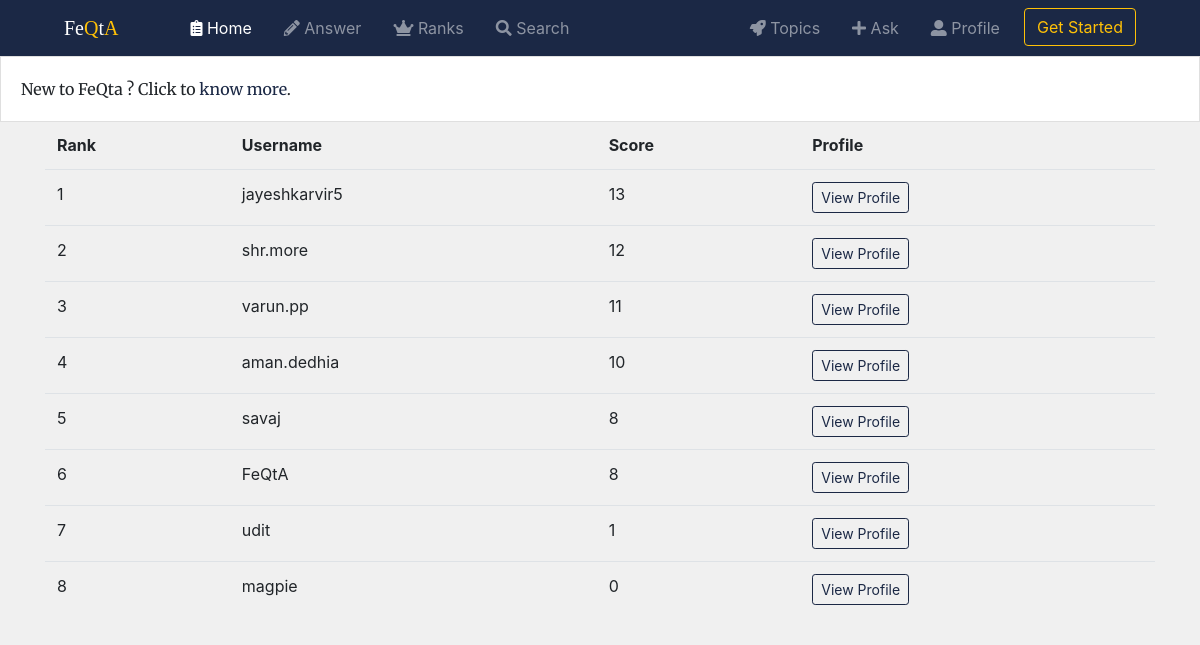
/FeQta/ranks/, run on the app's committed database.
### FeQta/models.py (models this page shows, shortened)
class Profile(models.Model):
    user = models.OneToOneField(User, on_delete=models.CASCADE)  # user.profile
    followers = models.ManyToManyField(User, related_name='is_following', blank=True)
    timestamp = models.DateTimeField(auto_now_add=True)
    updated = models.DateTimeField(auto_now=True)
    desc = models.TextField(max_length=200, blank=True, null=True)
    pic = models.FileField(null=True, blank=True)
    score = models.IntegerField(default=0, blank=True, null=True)
    objects = ProfileManager()
    class Meta:
        ordering = ['-score']

### FeQta/views.py (the view)
# urls.py: path('ranks/', views.RanksView.as_view(), name="ranks"),
class RanksView(TemplateView):
    template_name = 'FeQta/ranks.html'
    def get_context_data(self, *args, **kwargs):
        context = super(RanksView, self).get_context_data(*args, **kwargs)
        qs = Profile.objects.all()
        total = range(1, qs.count()+1)
        list = zip(qs, total)
        context['list'] = list
        return context

### FeQta/templates/FeQta/ranks.html (shortened to what this page needs)
{% extends "base.html" %}
{% block body %}
<table class="table table-hover">
    <tr>
        <th>Rank</th>
        <th>Username</th>
        <th>Score</th>
        <th>Profile</th>
    </tr>
    {% if list %}
        {% for profile,i in list %}
                <tr>
                    <td>{{ i }}</td>
                    <td>{{ profile.user.username }}</td>
                    <td>{{ profile.score }}</td>
                    <td><a href="{% url 'FeQta:profile_detail' profile.user.username %}"
                       class="btn btn-sm btn-outline-secondary follow-btn">View Profile</a></td>
                </tr>
        {% endfor %}
</table>
    {% else %}
        <p class='lead'>No Profiles Found</p>
    {% endif %}
{% endblock %}

### templates/snippets/css.html (style rules this page uses)
body { background: #f0f0f0; }
a { color: #1b2845; }
.follow-btn { color: #1b2845; border-color: #1b2845; }

### data on the page
Profile: id "1", user.username "jayeshkarvir5", score "13"
Profile: i "2", user.username "shr.more", score "12"
Profile: i "3", user.username "varun.pp", score "11"
Profile: i "4", user.username "aman.dedhia", score "10"
Profile: i "5", user.username "savaj", score "8"
Profile: id "6", user.username "FeQtA", score "8"
Profile: i "7", user.username "udit", score "1"
Profile: i "8", user.username "magpie", score "0"
